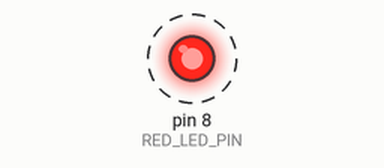
Bench run of a sketch on a simulated Arduino Uno, built with avr-gcc and run on an emulated ATmega328P. On the bench: output pins drawn as LEDs (lit = HIGH). Dashed ring = blinking.

Above: at 0.1 s.
Timing chart, 0 to 3.0 s (numbered marks = the images above):
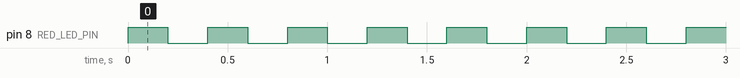

Measured:
- by itself, pin 8 (RED_LED_PIN): alternates HIGH for 0.20 s and LOW for 0.20 s

The sketch:

blink-function.ino
```cpp
int RED_LED_PIN = 8;

void setup() {
  Serial.begin(9600);
  pinMode(RED_LED_PIN, OUTPUT);
}

void loop() {
  int blink;
  blink = blinkFunction();
  return blink;
}

int blinkFunction(){
  digitalWrite(RED_LED_PIN, HIGH);
  delay(200);
  digitalWrite(RED_LED_PIN, LOW);
  delay(200);
  return;
}
```
